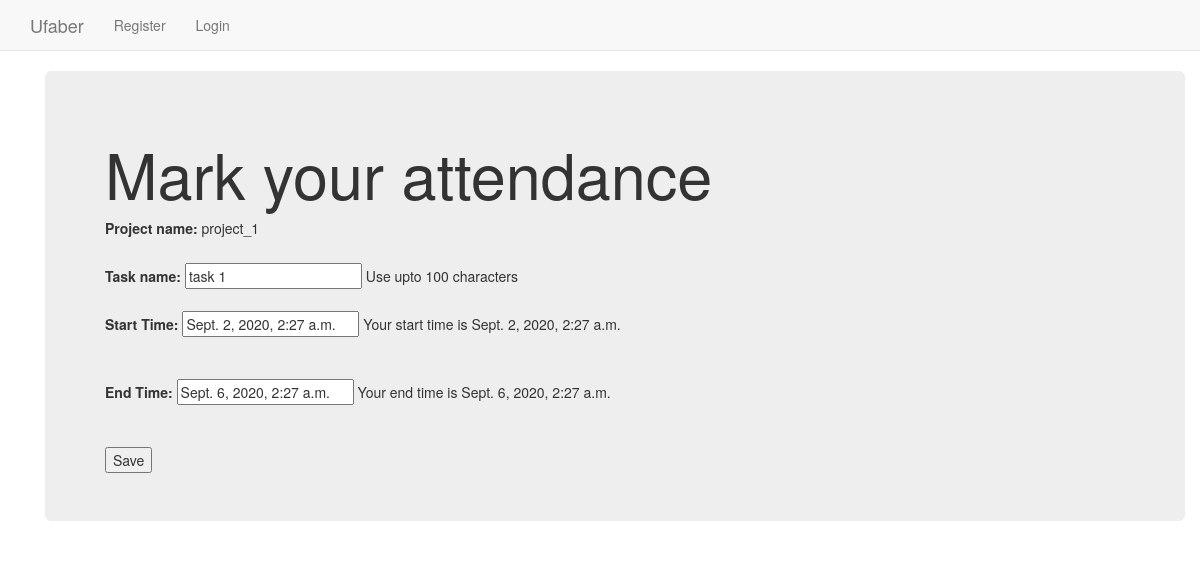
/attendance/edit/1/, run on the app's committed database.
### attendance/models.py (models this page shows)
class Attendance(models.Model):
    username = models.ForeignKey(User, db_column="username", on_delete = models.CASCADE)
    start_time = models.DateTimeField('Time')
    end_time = models.DateTimeField('Time',  blank=True, null=True)
    project_name = models.CharField(max_length=100)
    task_name = models.CharField(max_length=100)
    total_time = models.CharField(max_length=100)

### attendance/views.py (the view)
# urls.py: url(r'^edit/(?P<id>[0-9]+)/$',views.edit,name='edit'),
def edit(request, id):
    attendance = Attendance.objects.get(id=int(id))
    return render(request,'attendance/edit.html', {'attendance':attendance})

### templates/attendance/edit.html (shortened to what this page needs)
{% extends "base.html" %}
{% load static %}
{% block body_block %}
  <div class="container">
    <div class="jumbotron">
        <h1>Mark your attendance</h1>
        <form enctype="multipart/form-data" method="POST" action="{% url 'attendance:update' id=attendance.id %}">
          <label for="project_name">Project name: </label>
          {{ attendance.project_name }}
            <br>
            <br>
          <label for="task_name">Task name: </label>
          <input id="task_name" type="text" name="task_name" value="{{ attendance.task_name |default_if_none:"" }}" maxlength="100" required>
          <span>Use upto 100 characters</span>
          <br>
          <br>
          <div style="position:relative">
            <label for="start_time">Start Time: </label>
            <input id="start_time" type="text" class="datetime-input-start" name="start_time" value="{{ attendance.start_time | default_if_none:""}}" required>
            {% if attendance.start_time != None %}
              <span>Your start time is {{attendance.start_time}}</span>
            {% endif %}
          </div>
          <br>
          <br>
          <div style="position:relative">
            <label for="end_time">End Time: </label>
            <input id="end_time" type="end_time" class="datetime-input-end" name="end_time" value="{{ attendance.end_time | default_if_none:""}}">
            {% if attendance.end_time != None %}
              <span>Your end time is {{attendance.end_time}}</span>
            {% endif %}
          </div>
          <br>
          <br>
          <input type="submit" name="" value="Save">
        </form>
    </div>
  </div>
{% endblock %}

### data on the page
Attendance: project_name "project_1", task_name "task 1", start_time "Sept. 2, 2020, 2:27 a.m.", end_time "Sept. 6, 2020, 2:27 a.m."
